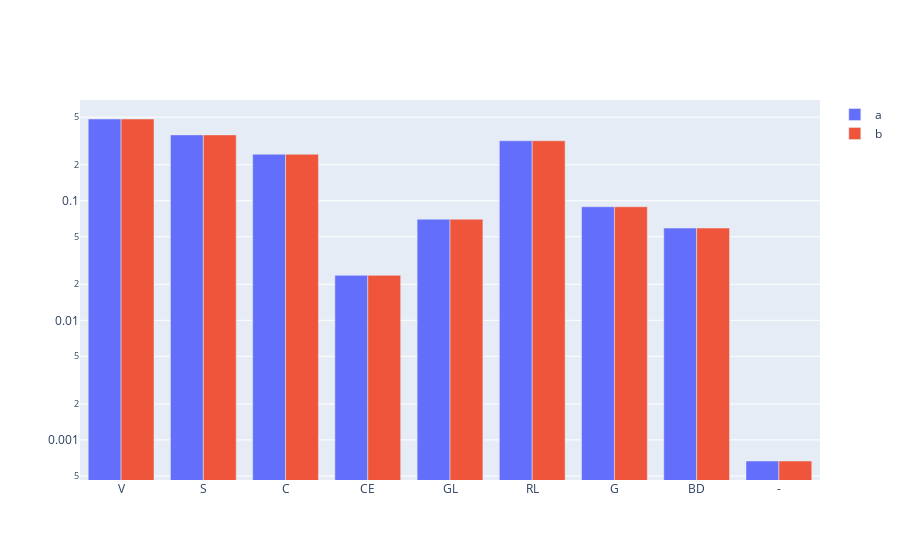

The notebook cell this image was saved under:
### Code cell
def groupedBar_Dict(dicts, names):
    animals=['giraffes', 'orangutans', 'monkeys']
    
    data = []
    
    for k, d in enumerate(dicts):
        l = []
        for i in d:
            l.append(d[i])
            
        data.append(go.Bar(name=names[k], x=list(d.keys()), y=l))

    fig = go.Figure(data=data)
    # Change the bar mode
    fig.update_layout(barmode='group', yaxis_type='log')
    fig.show()
    
groupedBar_Dict([pivotal, pivotal], ['a','b'])

### Figure 1 — Plotly figure (JSON) as saved in the notebook; plotly's stock layout.template omitted (floating-point values rounded to 4 significant figures)
{"data": [{"name": "a", "type": "bar", "x": ["V", "S", "C", "CE", "GL", "RL", "G", "BD", "-"], "y": [0.4826, 0.3554, 0.2448, 0.02377, 0.07008, 0.3175, 0.08907, 0.05908, 0.0006664]}, {"name": "b", "type": "bar", "x": ["V", "S", "C", "CE", "GL", "RL", "G", "BD", "-"], "y": [0.4826, 0.3554, 0.2448, 0.02377, 0.07008, 0.3175, 0.08907, 0.05908, 0.0006664]}], "layout": {"barmode": "group", "yaxis": {"type": "log"}}}
